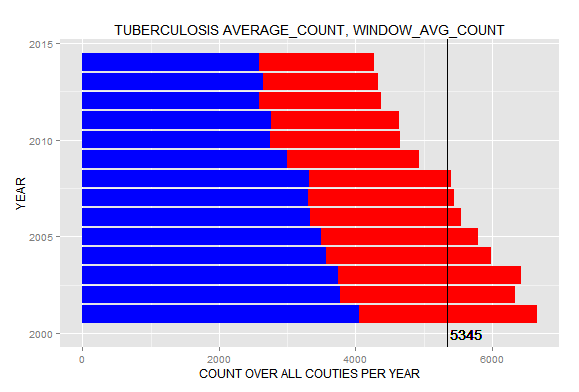

Write R code to recreate this figure.
df <- data.frame(fromJSON(getURL(URLencode(gsub("\n", " ", 'skipper.cs.utexas.edu:5001/rest/native/?query=
"select YEAR, DISEASE, sum_COUNT, sum(sum_COUNT) 
                                                OVER (PARTITION BY DISEASE) as window_avg_COUNT
                                                from 
                                                (select YEAR, DISEASE, sum(COUNT) as sum_COUNT
                                                from Infectious_Diseases
                                                where DISEASE = (\'Tuberculosis\') and (SEX=(\'Male\') OR SEX=(\'Female\') )
                                                group by YEAR, DISEASE)
                                                order by DISEASE;"
                                                ')), httpheader=c(DB='jdbc:oracle:thin:@sayonara.microlab.cs.utexas.edu:1521:orcl', USER='C##cs329e_hys82', PASS='orcl_hys82', MODE='native_mode', MODEL='model', returnDimensions = 'False', returnFor = 'JSON', p1=KPI_Low_Max_value, p2=KPI_Medium_Max_value), verbose = TRUE))); 

dfMALE <- data.frame(fromJSON(getURL(URLencode(gsub("\n", " ", 'skipper.cs.utexas.edu:5001/rest/native/?query=
                                                    "select YEAR, DISEASE, sum_COUNT, sum(sum_COUNT) 
                                                    OVER (PARTITION BY DISEASE) as window_avg_COUNT
                                                    from 
                                                    (select YEAR, DISEASE, sum(COUNT) as sum_COUNT
                                                    from Infectious_Diseases
                                                    where DISEASE = (\'Tuberculosis\') and SEX=(\'Male\')
                                                    group by YEAR, DISEASE)
                                                    order by DISEASE;"
                                                    ')), httpheader=c(DB='jdbc:oracle:thin:@sayonara.microlab.cs.utexas.edu:1521:orcl', USER='C##cs329e_hys82', PASS='orcl_hys82', MODE='native_mode', MODEL='model', returnDimensions = 'False', returnFor = 'JSON', p1=KPI_Low_Max_value, p2=KPI_Medium_Max_value), verbose = TRUE)));

ggplot() + 
  coord_cartesian() + 
  scale_x_continuous() +
  scale_y_continuous() +
  labs(title='TUBERCULOSIS AVERAGE_COUNT, WINDOW_AVG_COUNT') +
  labs(x=paste("YEAR"), y=paste("COUNT OVER ALL COUTIES PER YEAR")) +
  layer(data=df, 
        mapping=aes(x=YEAR, y=SUM_COUNT), 
        stat="identity", 
        stat_params=list(), 
        geom="bar",
        geom_params=list(fill="RED"), 
        position=position_identity()
  ) + coord_flip() +
  layer(data=dfMALE, 
        mapping=aes(x=YEAR, y=SUM_COUNT), 
        stat="identity", 
        stat_params=list(), 
        geom="bar",
        geom_params=list(fill="BLUE"), 
        position=position_identity()
  ) + coord_flip() +
  layer(data=df, 
        mapping=aes(yintercept = WINDOW_AVG_COUNT/14), 
        geom="hline",
        geom_params=list(colour="BLACK")
  ) +
  layer(data=df, 
        mapping=aes(x=2000, y=round(WINDOW_AVG_COUNT/14), label=round(WINDOW_AVG_COUNT/14)), 
        stat="identity", 
        stat_params=list(), 
        geom="text",
        geom_params=list(colour="black", hjust=-.1), 
        position=position_identity()
  )
